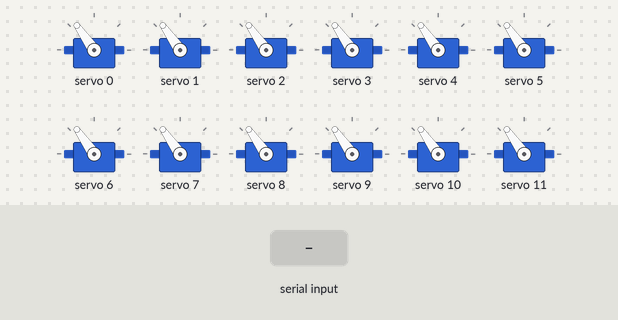
The sketch below on a simulated Arduino Uno, built with avr-gcc and run on an emulated ATmega328P. On the bench: 12 × servo. Inputs (shaded band) come from the test bench.

Above: at 1.2 s.
1.3 s: "90,45,200\n" received over Serial
At 2.5 s:
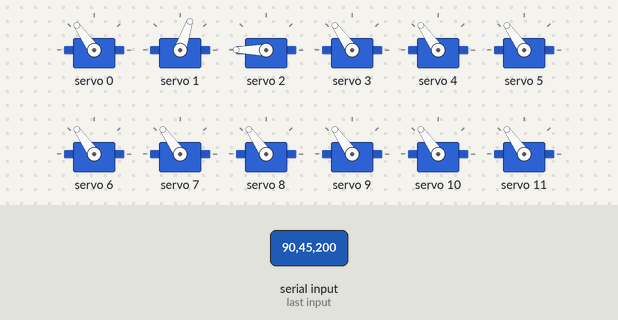
2.8 s: "30,150,10\n" received over Serial
At 3.8 s:
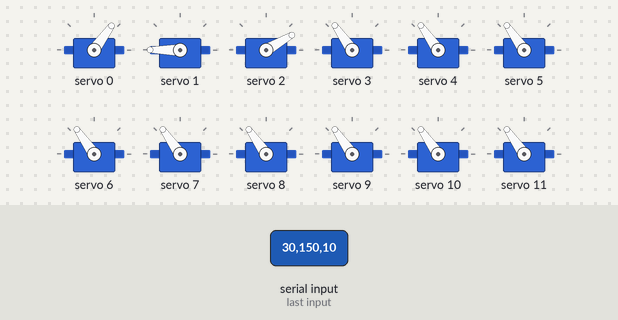
4.3 s: "90,45\n" received over Serial
At 4.9 s:
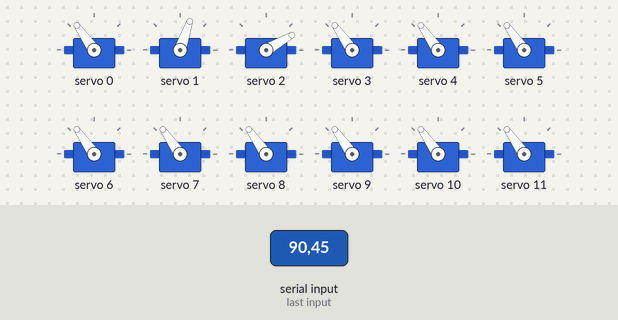
5.8 s: "5\n" received over Serial
At 7.0 s:
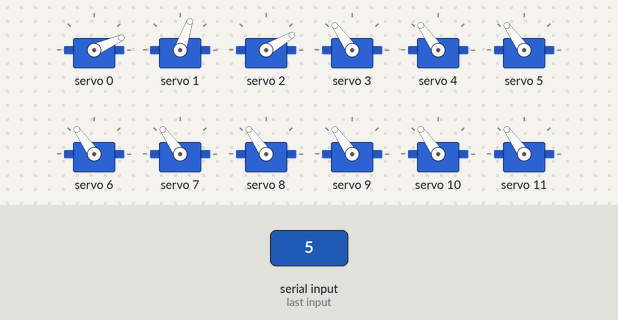
7.3 s: "200\n" received over Serial
At 8.3 s:
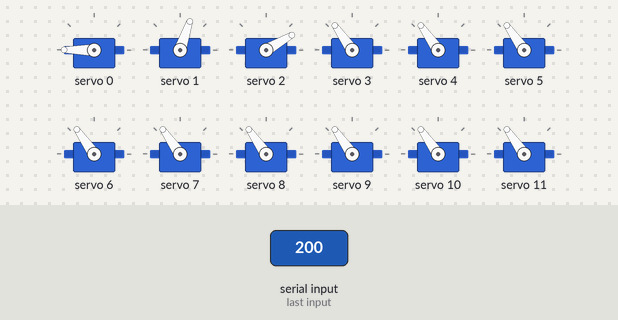
8.8 s: "1,90\n" received over Serial
At 9.5 s:
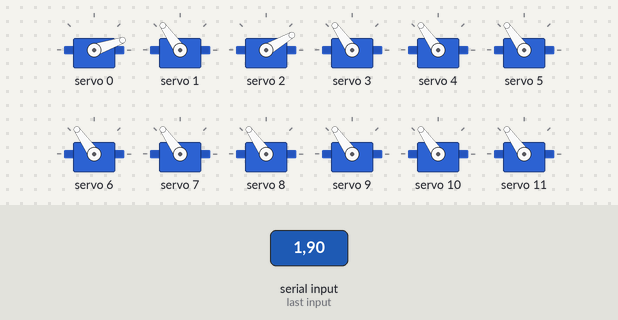
Timing chart, 0 to 11.3 s (numbered marks = the images above; inputs shaded):
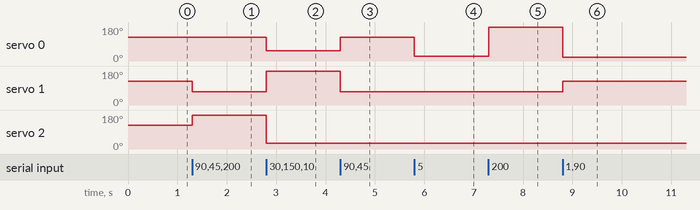

Measured:
- after the input at 1.3 s, servo 1: 125° → 71° at once; servo 2: 125° → 180° at once
- after the input at 2.8 s, servo 0: 125° → 54° at once; servo 1: 71° → 180° at once; servo 2: 180° → 30° at once
- after the input at 4.3 s, servo 0: 54° → 125° at once; servo 1: 180° → 71° at once
- after the input at 5.8 s, servo 0: 125° → 24° at once
- after the input at 7.3 s, servo 0: 24° → 180° at once
- after the input at 8.8 s, servo 0: 180° → 19° at once; servo 1: 71° → 125° at once

The sketch:

spider_robot_arduino_code.ino
```cpp
#include <Wire.h>
#include <Adafruit_PWMServoDriver.h>

Adafruit_PWMServoDriver pwm = Adafruit_PWMServoDriver();

// Servo parameters
#define SERVOMIN 150
#define SERVOMAX 600

// Store 18 servo angles
float servoAngles[18];

// Convert angle (0–180) to PWM
int angleToPulse(float angle) {
  return map(angle, 0, 180, SERVOMIN, SERVOMAX);
}

void setup() {
  Serial.begin(115200);
  pwm.begin();
  pwm.setPWMFreq(50); // Standard servo frequency
  delay(10);

  // Initialize all servos to 90°
  for (int i = 0; i < 18; i++) {
    servoAngles[i] = 90;
    pwm.setPWM(i, 0, angleToPulse(servoAngles[i]));
  }
}

void loop() {
  // Expecting 18 comma-separated values from ROS
  if (Serial.available()) {
    String data = Serial.readStringUntil('\n');

    int index = 0;
    char *token = strtok((char*)data.c_str(), ",");

    while (token != NULL && index < 18) {
      servoAngles[index] = atof(token);
      pwm.setPWM(index, 0, angleToPulse(servoAngles[index]));
      token = strtok(NULL, ",");
      index++;
    }
  }
}
```
